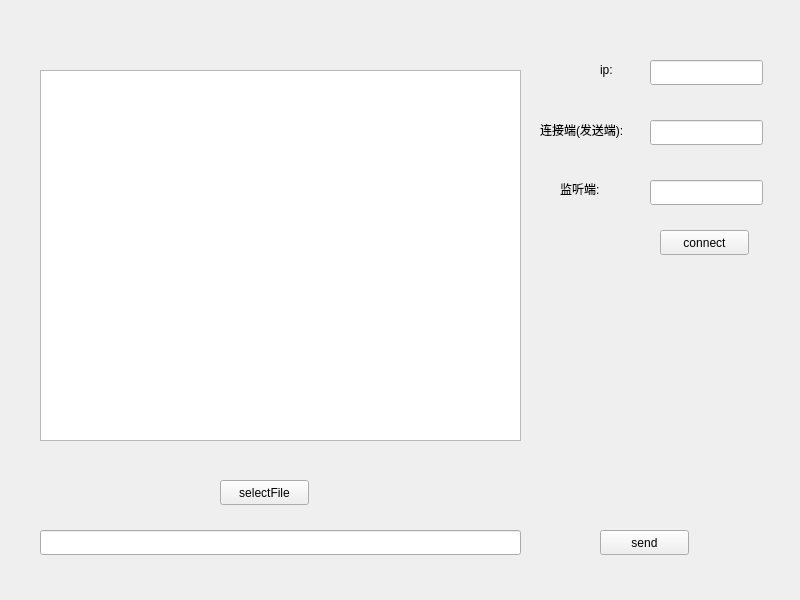
<?xml version="1.0" encoding="UTF-8"?>
<ui version="4.0">
 <class>MainWidget</class>
 <widget class="QWidget" name="MainWidget">
  <property name="geometry">
   <rect>
    <x>0</x>
    <y>0</y>
    <width>800</width>
    <height>600</height>
   </rect>
  </property>
  <property name="windowTitle">
   <string>MainWidget</string>
  </property>
  <widget class="QPushButton" name="sendButton">
   <property name="geometry">
    <rect>
     <x>600</x>
     <y>530</y>
     <width>89</width>
     <height>25</height>
    </rect>
   </property>
   <property name="text">
    <string>send</string>
   </property>
  </widget>
  <widget class="QTextEdit" name="textDisplay">
   <property name="geometry">
    <rect>
     <x>40</x>
     <y>70</y>
     <width>481</width>
     <height>371</height>
    </rect>
   </property>
  </widget>
  <widget class="QLineEdit" name="inputField">
   <property name="geometry">
    <rect>
     <x>40</x>
     <y>530</y>
     <width>481</width>
     <height>25</height>
    </rect>
   </property>
  </widget>
  <widget class="QLineEdit" name="ipEdit">
   <property name="geometry">
    <rect>
     <x>650</x>
     <y>60</y>
     <width>113</width>
     <height>25</height>
    </rect>
   </property>
  </widget>
  <widget class="QLineEdit" name="sendEdit">
   <property name="geometry">
    <rect>
     <x>650</x>
     <y>120</y>
     <width>113</width>
     <height>25</height>
    </rect>
   </property>
  </widget>
  <widget class="QLineEdit" name="rcvEdit">
   <property name="geometry">
    <rect>
     <x>650</x>
     <y>180</y>
     <width>113</width>
     <height>25</height>
    </rect>
   </property>
  </widget>
  <widget class="QLabel" name="label">
   <property name="geometry">
    <rect>
     <x>600</x>
     <y>60</y>
     <width>41</width>
     <height>20</height>
    </rect>
   </property>
   <property name="text">
    <string>ip:</string>
   </property>
  </widget>
  <widget class="QLabel" name="label_2">
   <property name="geometry">
    <rect>
     <x>540</x>
     <y>120</y>
     <width>101</width>
     <height>20</height>
    </rect>
   </property>
   <property name="text">
    <string>连接端(发送端):</string>
   </property>
  </widget>
  <widget class="QLabel" name="label_3">
   <property name="geometry">
    <rect>
     <x>560</x>
     <y>180</y>
     <width>67</width>
     <height>17</height>
    </rect>
   </property>
   <property name="text">
    <string>监听端:</string>
   </property>
  </widget>
  <widget class="QPushButton" name="connectButton">
   <property name="geometry">
    <rect>
     <x>660</x>
     <y>230</y>
     <width>89</width>
     <height>25</height>
    </rect>
   </property>
   <property name="text">
    <string>connect</string>
   </property>
  </widget>
  <widget class="QPushButton" name="SelectFileButton">
   <property name="geometry">
    <rect>
     <x>220</x>
     <y>480</y>
     <width>89</width>
     <height>25</height>
    </rect>
   </property>
   <property name="text">
    <string>selectFile</string>
   </property>
  </widget>
 </widget>
 <resources/>
 <connections/>
</ui>
